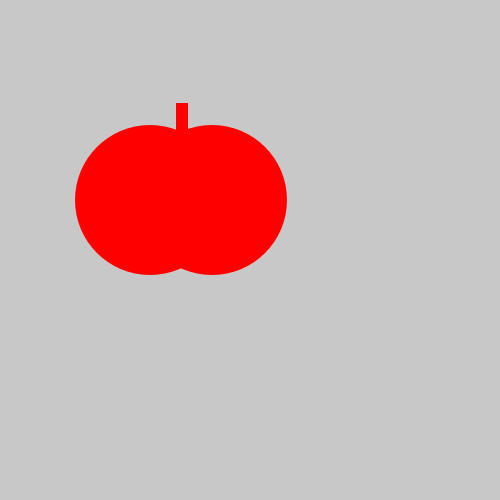
Frame 1 (no input)
Frame 60 (the mouse pressed at the canvas centre just before this capture): identical to frame 1, image omitted
Frame 120 (the mouse held since frame 60 and released just before this capture): identical to frame 1, image omitted

The Processing sketch that drew this single still picture (run headless with seeded random() and noise(); from frame 60 on, the mouse is pressed at the canvas centre):

// Processing sketch: Tomato
// ── Tomato.pde
void setup() { 
  size(500, 500);
}
void draw() {
  background(200, 200, 200);
  noStroke();
fill(  #FF0000);

  ellipse(150, 200, 150, 150);
  
  ellipse(212, 200, 150, 150);
  
    rect(176, 103, 12, 32);
} 
    
   
   

 
